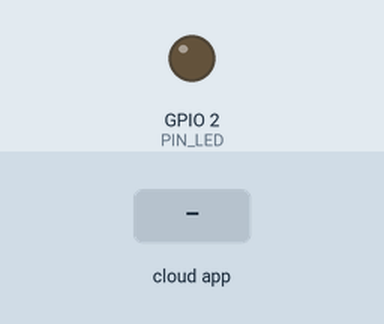
This sketch was run on a simulated ESP32. Parts: output pins drawn as LEDs (lit = HIGH). The test bench sets the inputs (shaded band). WiFi joins after 1.5 s; servers stay silent unless stated; no MQTT or app messages arrive unless stated; what the sketch prints to the serial monitor is not drawn.

Above: at 2.7 s.
2.8 s: the phone or cloud app sets led to 1
At 4.0 s:
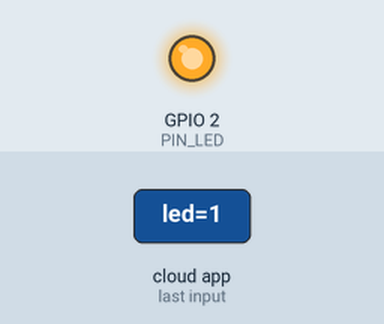
4.3 s: the phone or cloud app sets led to 0
At 4.9 s:
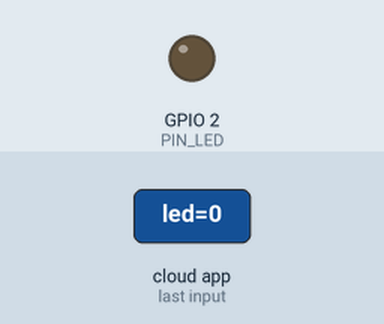
Timing chart, 0 to 7.3 s (numbered marks = the images above; inputs shaded):
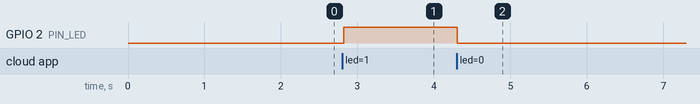

The sketch:

pruebaUltrasonico.ino
```cpp
#include <WiFi.h>
#include "Adafruit_MQTT.h"
#include "Adafruit_MQTT_Client.h"

#define WLAN_SSID       "TU_WIFI"
#define WLAN_PASS       "TU_CONTRASEÑA"

#define AIO_SERVER      "io.adafruit.com"
#define AIO_SERVERPORT  1883
#define AIO_USERNAME    "TU_USUARIO_ADAFRUIT"
#define AIO_KEY         "TU_LLAVE_AIO"

#define PIN_LM35 34
#define PIN_LED 2

WiFiClient client;
Adafruit_MQTT_Client mqtt(&client, AIO_SERVER, AIO_SERVERPORT, AIO_USERNAME, AIO_KEY);

Adafruit_MQTT_Publish publicador_temp = Adafruit_MQTT_Publish(&mqtt, AIO_USERNAME "/feeds/temperatura");
Adafruit_MQTT_Subscribe suscriptor_led = Adafruit_MQTT_Subscribe(&mqtt, AIO_USERNAME "/feeds/led");

void setup() {
  Serial.begin(115200);
  pinMode(PIN_LED, OUTPUT);

  Serial.print("Conectando a WiFi...");
  WiFi.begin(WLAN_SSID, WLAN_PASS);
  while (WiFi.status() != WL_CONNECTED) {
    delay(500);
    Serial.print(".");
  }
  Serial.println(" ¡Conectado!");

  mqtt.subscribe(&suscriptor_led);
}

void loop() {
  MQTT_connect();

  Adafruit_MQTT_Subscribe *subscription;
  while ((subscription = mqtt.readSubscription(5000))) {
    if (subscription == &suscriptor_led) {
      Serial.print("Comando recibido en el LED: ");
      Serial.println((char *)suscriptor_led.lastread);

      int estado_led = atoi((char *)suscriptor_led.lastread);
      digitalWrite(PIN_LED, estado_led);
    }
  }

  int lectura_adc = analogRead(PIN_LM35);

  float voltaje = (lectura_adc / 4095.0) * 3300.0;
  float temperatura_c = voltaje / 10.0;

  Serial.print("Enviando temperatura: ");
  Serial.print(temperatura_c);
  Serial.println(" C");

  if (!publicador_temp.publish(temperatura_c)) {
    Serial.println("Error al publicar.");
  } else {
    Serial.println("¡Publicación exitosa!");
  }

  delay(10000);
}

void MQTT_connect() {
  int8_t ret;
  if (mqtt.connected()) {
    return;
  }
  Serial.print("Conectando a MQTT... ");
  uint8_t retries = 3;
  while ((ret = mqtt.connect()) != 0) {
       Serial.println(mqtt.connectErrorString(ret));
       Serial.println("Reintentando conexión MQTT en 5 segundos...");
       mqtt.disconnect();
       delay(5000);
       retries--;
       if (retries == 0) {
         while (1);
       }
  }
  Serial.println("¡MQTT Conectado!");
}
```

Measured:
- after the input at 2.8 s, GPIO 2 (PIN_LED): LOW → HIGH at once
- after the input at 4.3 s, GPIO 2 (PIN_LED): HIGH → LOW at once
